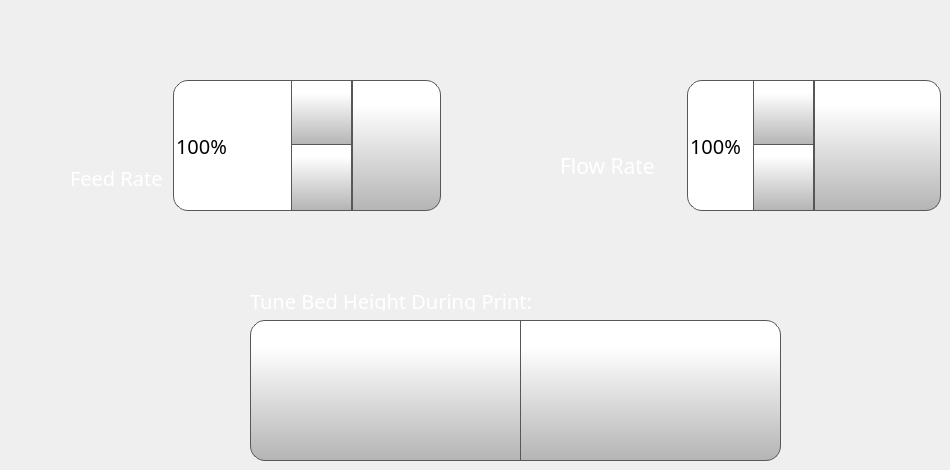
   <widget class="QWidget" name="tuneTab">
    <property name="sizePolicy">
     <sizepolicy hsizetype="Expanding" vsizetype="Expanding">
      <horstretch>0</horstretch>
      <verstretch>0</verstretch>
     </sizepolicy>
    </property>
    <attribute name="icon">
     <iconset resource="../resources/resource.qrc">
      <normaloff>:/Icons/img/icons/tune.png</normaloff>:/Icons/img/icons/tune.png</iconset>
    </attribute>
    <attribute name="title">
     <string/>
    </attribute>
    <widget class="QPushButton" name="moveZMBabyStep">
     <property name="geometry">
      <rect>
       <x>520</x>
       <y>320</y>
       <width>261</width>
       <height>141</height>
      </rect>
     </property>
     <property name="minimumSize">
      <size>
       <width>0</width>
       <height>0</height>
      </size>
     </property>
     <property name="font">
      <font>
       <family>Gotham</family>
       <pointsize>15</pointsize>
      </font>
     </property>
     <property name="styleSheet">
      <string notr="true">QPushButton {
     border: 1px solid rgb(87, 87, 87);

	background-color: qlineargradient(spread:pad, x1:0, y1:1, x2:0, y2:0.188, stop:0 rgba(180, 180, 180, 255), stop:1 rgba(255, 255, 255, 255));
	border-bottom-right-radius: 15px;
	border-top-right-radius: 15px;
}

QPushButton:pressed {
    background-color: qlineargradient(x1: 0, y1: 0, x2: 0, y2: 1,
                                      stop: 0 #dadbde, stop: 1 #f6f7fa);
}

QPushButton:flat {
    border: none; /* no border for a flat push button */
}

QPushButton:default {
    border-color: navy; /* make the default button prominent */
}

QPushButton:focus {
	outline: none;
}</string>
     </property>
     <property name="text">
      <string/>
     </property>
     <property name="icon">
      <iconset resource="../resources/resource.qrc">
       <normaloff>:/Icons/img/icons/moveBedUp.png</normaloff>:/Icons/img/icons/moveBedUp.png</iconset>
     </property>
     <property name="iconSize">
      <size>
       <width>70</width>
       <height>70</height>
      </size>
     </property>
     <property name="checkable">
      <bool>false</bool>
     </property>
     <property name="autoDefault">
      <bool>false</bool>
     </property>
     <property name="default">
      <bool>false</bool>
     </property>
     <property name="flat">
      <bool>false</bool>
     </property>
    </widget>
    <widget class="QPushButton" name="moveZPBabyStep">
     <property name="geometry">
      <rect>
       <x>250</x>
       <y>320</y>
       <width>271</width>
       <height>141</height>
      </rect>
     </property>
     <property name="minimumSize">
      <size>
       <width>0</width>
       <height>0</height>
      </size>
     </property>
     <property name="font">
      <font>
       <family>Gotham</family>
       <pointsize>15</pointsize>
      </font>
     </property>
     <property name="styleSheet">
      <string notr="true">QPushButton {
     border: 1px solid rgb(87, 87, 87);

	background-color: qlineargradient(spread:pad, x1:0, y1:1, x2:0, y2:0.188, stop:0 rgba(180, 180, 180, 255), stop:1 rgba(255, 255, 255, 255));
	border-bottom-left-radius: 15px;
	border-top-left-radius: 15px;
}

QPushButton:pressed {
    background-color: qlineargradient(x1: 0, y1: 0, x2: 0, y2: 1,
                                      stop: 0 #dadbde, stop: 1 #f6f7fa);
}

QPushButton:flat {
    border: none; /* no border for a flat push button */
}

QPushButton:default {
    border-color: navy; /* make the default button prominent */
}

QPushButton:focus {
	outline: none;
}</string>
     </property>
     <property name="text">
      <string/>
     </property>
     <property name="icon">
      <iconset resource="../resources/resource.qrc">
       <normaloff>:/Icons/img/icons/moveBedDown.png</normaloff>:/Icons/img/icons/moveBedDown.png</iconset>
     </property>
     <property name="iconSize">
      <size>
       <width>70</width>
       <height>70</height>
      </size>
     </property>
     <property name="checkable">
      <bool>false</bool>
     </property>
     <property name="autoDefault">
      <bool>false</bool>
     </property>
     <property name="default">
      <bool>false</bool>
     </property>
     <property name="flat">
      <bool>false</bool>
     </property>
    </widget>
    <widget class="QLabel" name="flowRateLabelControlPage_5">
     <property name="geometry">
      <rect>
       <x>250</x>
       <y>290</y>
       <width>531</width>
       <height>21</height>
      </rect>
     </property>
     <property name="font">
      <font>
       <family>Gotham Light</family>
       <pointsize>15</pointsize>
       <weight>50</weight>
       <bold>false</bold>
      </font>
     </property>
     <property name="styleSheet">
      <string notr="true">color: rgb(255, 255, 255);
background-color: rgba(255, 255, 255, 0);</string>
     </property>
     <property name="text">
      <string>Tune Bed Height During Print:</string>
     </property>
    </widget>
    <widget class="QWidget" name="horizontalLayoutWidget_3">
     <property name="geometry">
      <rect>
       <x>70</x>
       <y>80</y>
       <width>371</width>
       <height>131</height>
      </rect>
     </property>
     <layout class="QHBoxLayout" name="horizontalLayout_5" stretch="0,4,2">
      <property name="spacing">
       <number>0</number>
      </property>
      <item>
       <layout class="QVBoxLayout" name="verticalLayout_5">
        <item alignment="Qt::AlignHCenter|Qt::AlignVCenter">
         <widget class="QLabel" name="feedRateIcon">
          <property name="minimumSize">
           <size>
            <width>20</width>
            <height>20</height>
           </size>
          </property>
          <property name="maximumSize">
           <size>
            <width>40</width>
            <height>40</height>
           </size>
          </property>
          <property name="font">
           <font>
            <family>Gotham</family>
            <pointsize>16</pointsize>
            <weight>50</weight>
            <bold>false</bold>
            <underline>false</underline>
            <strikeout>false</strikeout>
           </font>
          </property>
          <property name="styleSheet">
           <string notr="true"/>
          </property>
          <property name="text">
           <string/>
          </property>
          <property name="pixmap">
           <pixmap resource="../resources/resource.qrc">:/Icons/img/icons/FeedRate_Selected.png</pixmap>
          </property>
          <property name="scaledContents">
           <bool>true</bool>
          </property>
         </widget>
        </item>
        <item alignment="Qt::AlignHCenter|Qt::AlignVCenter">
         <widget class="QLabel" name="feedRateLabelControlPage">
          <property name="font">
           <font>
            <family>Gotham Light</family>
            <pointsize>15</pointsize>
            <weight>50</weight>
            <bold>false</bold>
           </font>
          </property>
          <property name="styleSheet">
           <string notr="true">color: rgb(255, 255, 255);
background-color: rgba(255, 255, 255, 0);</string>
          </property>
          <property name="text">
           <string>Feed Rate  </string>
          </property>
         </widget>
        </item>
       </layout>
      </item>
      <item>
       <widget class="QSpinBox" name="feedRateSpinBox">
        <property name="sizePolicy">
         <sizepolicy hsizetype="Minimum" vsizetype="Expanding">
          <horstretch>0</horstretch>
          <verstretch>0</verstretch>
         </sizepolicy>
        </property>
        <property name="font">
         <font>
          <family>Montserrat</family>
          <pointsize>15</pointsize>
         </font>
        </property>
        <property name="styleSheet">
         <string notr="true">QSpinBox {
border-bottom-left-radius: 15px;
border-top-left-radius: 15px;
qproperty-alignment: 'AlignVCenter | AlignHCenter';
border: 1px solid rgb(87, 87, 87);
	background-color: rgb(255, 255, 255);
}

QSpinBox ::text {
	background-color: rgb(255, 146, 57);
}

QSpinBox ::text:selected {
	background-color: rgb(255, 146, 57);
   
}
QSpinBox::up-button {
     border-left: 1px solid rgb(87, 87, 87);
border-bottom: 1px solid rgb(87, 87, 87);

    min-width: 60px;   /* sets minimal button width */
	background-color: qlineargradient(spread:pad, x1:0, y1:1, x2:0, y2:0.188, stop:0 rgba(180, 180, 180, 255), stop:1 rgba(255, 255, 255, 255));
}

QSpinBox::up-arrow { image: url(:/Navigation/img/Navigation/arrows.png);
    width: 25px;
     height: 25px;
padding: 5px; 
}



QSpinBox::up-button:pressed {
    background-color: qlineargradient(x1: 0, y1: 0, x2: 0, y2: 1,
                                      stop: 0 #dadbde, stop: 1 #f6f7fa);
}


QSpinBox::down-button {
     border-left: 1px solid rgb(87, 87, 87);
border-top: 1px solid rgb(87, 87, 87);
    min-width: 60px;   /* sets minimal button width */
	background-color: qlineargradient(spread:pad, x1:0, y1:1, x2:0, y2:0.188, stop:0 rgba(180, 180, 180, 255), stop:1 rgba(255, 255, 255, 255));
margin-top: -2px;

}

QSpinBox::down-arrow {image: url(:/Navigation/img/Navigation/arrows-5.png);
    width: 25px;
     height: 25px;
padding: 5px;
}

QSpinBox::down-button:pressed {
    background-color: qlineargradient(x1: 0, y1: 0, x2: 0, y2: 1,
                                      stop: 0 #dadbde, stop: 1 #f6f7fa);

}

</string>
        </property>
        <property name="frame">
         <bool>false</bool>
        </property>
        <property name="readOnly">
         <bool>false</bool>
        </property>
        <property name="buttonSymbols">
         <enum>QAbstractSpinBox::UpDownArrows</enum>
        </property>
        <property name="accelerated">
         <bool>true</bool>
        </property>
        <property name="suffix">
         <string>%</string>
        </property>
        <property name="minimum">
         <number>10</number>
        </property>
        <property name="maximum">
         <number>500</number>
        </property>
        <property name="singleStep">
         <number>1</number>
        </property>
        <property name="value">
         <number>100</number>
        </property>
       </widget>
      </item>
      <item>
       <widget class="QPushButton" name="setFeedRateButton">
        <property name="sizePolicy">
         <sizepolicy hsizetype="Minimum" vsizetype="Expanding">
          <horstretch>0</horstretch>
          <verstretch>0</verstretch>
         </sizepolicy>
        </property>
        <property name="font">
         <font>
          <family>Gotham</family>
          <pointsize>13</pointsize>
         </font>
        </property>
        <property name="styleSheet">
         <string notr="true">QPushButton {
     border: 1px solid rgb(87, 87, 87);
	background-color: qlineargradient(spread:pad, x1:0, y1:1, x2:0, y2:0.188, stop:0 rgba(180, 180, 180, 255), stop:1 rgba(255, 255, 255, 255));
border-top-right-radius: 15px;
border-bottom-right-radius: 15px;

}

QPushButton:pressed {
    background-color: qlineargradient(x1: 0, y1: 0, x2: 0, y2: 1,
                                      stop: 0 #dadbde, stop: 1 #f6f7fa);
}

QPushButton:flat {
    border: none; /* no border for a flat push button */
}

QPushButton:default {
    border-color: navy; /* make the default button prominent */
}

QPushButton:focus {
	outline: none;
}</string>
        </property>
        <property name="text">
         <string/>
        </property>
        <property name="icon">
         <iconset resource="../resources/resource.qrc">
          <normaloff>:/Icons/img/icons/verification-mark.png</normaloff>:/Icons/img/icons/verification-mark.png</iconset>
        </property>
        <property name="iconSize">
         <size>
          <width>30</width>
          <height>30</height>
         </size>
        </property>
       </widget>
      </item>
     </layout>
    </widget>
    <widget class="QWidget" name="horizontalLayoutWidget_4">
     <property name="geometry">
      <rect>
       <x>560</x>
       <y>80</y>
       <width>381</width>
       <height>131</height>
      </rect>
     </property>
     <layout class="QHBoxLayout" name="horizontalLayout_6" stretch="0,0,0">
      <property name="spacing">
       <number>0</number>
      </property>
      <item>
       <layout class="QVBoxLayout" name="verticalLayout_4">
        <property name="spacing">
         <number>0</number>
        </property>
        <item>
         <widget class="QLabel" name="flowRateIcon">
          <property name="minimumSize">
           <size>
            <width>20</width>
            <height>20</height>
           </size>
          </property>
          <property name="maximumSize">
           <size>
            <width>40</width>
            <height>40</height>
           </size>
          </property>
          <property name="font">
           <font>
            <family>Gotham</family>
            <pointsize>16</pointsize>
            <weight>50</weight>
            <bold>false</bold>
            <underline>false</underline>
            <strikeout>false</strikeout>
           </font>
          </property>
          <property name="styleSheet">
           <string notr="true"/>
          </property>
          <property name="text">
           <string/>
          </property>
          <property name="pixmap">
           <pixmap resource="../resources/resource.qrc">:/Icons/img/icons/FlowRate.png</pixmap>
          </property>
          <property name="scaledContents">
           <bool>true</bool>
          </property>
         </widget>
        </item>
        <item>
         <widget class="QLabel" name="flowRateLabelControlPage">
          <property name="font">
           <font>
            <family>Gotham</family>
            <pointsize>16</pointsize>
            <weight>50</weight>
            <bold>false</bold>
           </font>
          </property>
          <property name="styleSheet">
           <string notr="true">color: rgb(255, 255, 255);
background-color: rgba(255, 255, 255, 0);</string>
          </property>
          <property name="text">
           <string>Flow Rate  </string>
          </property>
         </widget>
        </item>
       </layout>
      </item>
      <item>
       <widget class="QSpinBox" name="flowRateSpinBox">
        <property name="sizePolicy">
         <sizepolicy hsizetype="Minimum" vsizetype="Expanding">
          <horstretch>0</horstretch>
          <verstretch>0</verstretch>
         </sizepolicy>
        </property>
        <property name="font">
         <font>
          <family>Montserrat</family>
          <pointsize>15</pointsize>
         </font>
        </property>
        <property name="styleSheet">
         <string notr="true">QSpinBox {
border-bottom-left-radius: 15px;
border-top-left-radius: 15px;
qproperty-alignment: 'AlignVCenter | AlignHCenter';
border: 1px solid rgb(87, 87, 87);
	background-color: rgb(255, 255, 255);
}

QSpinBox ::text {
	background-color: rgb(255, 146, 57);
}

QSpinBox ::text:selected {
	background-color: rgb(255, 146, 57);
   
}
QSpinBox::up-button {
     border-left: 1px solid rgb(87, 87, 87);
border-bottom: 1px solid rgb(87, 87, 87);

    min-width: 60px;   /* sets minimal button width */
	background-color: qlineargradient(spread:pad, x1:0, y1:1, x2:0, y2:0.188, stop:0 rgba(180, 180, 180, 255), stop:1 rgba(255, 255, 255, 255));
}

QSpinBox::up-arrow { image: url(:/Navigation/img/Navigation/arrows.png);
    width: 25px;
     height: 25px;
padding: 5px; 
}



QSpinBox::up-button:pressed {
    background-color: qlineargradient(x1: 0, y1: 0, x2: 0, y2: 1,
                                      stop: 0 #dadbde, stop: 1 #f6f7fa);
}


QSpinBox::down-button {
     border-left: 1px solid rgb(87, 87, 87);
border-top: 1px solid rgb(87, 87, 87);
    min-width: 60px;   /* sets minimal button width */
	background-color: qlineargradient(spread:pad, x1:0, y1:1, x2:0, y2:0.188, stop:0 rgba(180, 180, 180, 255), stop:1 rgba(255, 255, 255, 255));
margin-top: -2px;

}

QSpinBox::down-arrow {image: url(:/Navigation/img/Navigation/arrows-5.png);
    width: 25px;
     height: 25px;
padding: 5px;
}

QSpinBox::down-button:pressed {
    background-color: qlineargradient(x1: 0, y1: 0, x2: 0, y2: 1,
                                      stop: 0 #dadbde, stop: 1 #f6f7fa);

}

</string>
        </property>
        <property name="frame">
         <bool>false</bool>
        </property>
        <property name="readOnly">
         <bool>false</bool>
        </property>
        <property name="buttonSymbols">
         <enum>QAbstractSpinBox::UpDownArrows</enum>
        </property>
        <property name="accelerated">
         <bool>true</bool>
        </property>
        <property name="suffix">
         <string>%</string>
        </property>
        <property name="minimum">
         <number>10</number>
        </property>
        <property name="maximum">
         <number>500</number>
        </property>
        <property name="singleStep">
         <number>1</number>
        </property>
        <property name="value">
         <number>100</number>
        </property>
       </widget>
      </item>
      <item>
       <widget class="QPushButton" name="setFlowRateButton">
        <property name="sizePolicy">
         <sizepolicy hsizetype="Minimum" vsizetype="Expanding">
          <horstretch>0</horstretch>
          <verstretch>0</verstretch>
         </sizepolicy>
        </property>
        <property name="font">
         <font>
          <family>Gotham</family>
          <pointsize>16</pointsize>
         </font>
        </property>
        <property name="styleSheet">
         <string notr="true">QPushButton {
     border: 1px solid rgb(87, 87, 87);
	background-color: qlineargradient(spread:pad, x1:0, y1:1, x2:0, y2:0.188, stop:0 rgba(180, 180, 180, 255), stop:1 rgba(255, 255, 255, 255));
border-top-right-radius: 15px;
border-bottom-right-radius: 15px;

}

QPushButton:pressed {
    background-color: qlineargradient(x1: 0, y1: 0, x2: 0, y2: 1,
                                      stop: 0 #dadbde, stop: 1 #f6f7fa);
}

QPushButton:flat {
    border: none; /* no border for a flat push button */
}

QPushButton:default {
    border-color: navy; /* make the default button prominent */
}

QPushButton:focus {
	outline: none;
}</string>
        </property>
        <property name="text">
         <string/>
        </property>
        <property name="icon">
         <iconset resource="../resources/resource.qrc">
          <normaloff>:/Icons/img/icons/verification-mark.png</normaloff>:/Icons/img/icons/verification-mark.png</iconset>
        </property>
        <property name="iconSize">
         <size>
          <width>30</width>
          <height>30</height>
         </size>
        </property>
       </widget>
      </item>
     </layout>
    </widget>
   </widget>
